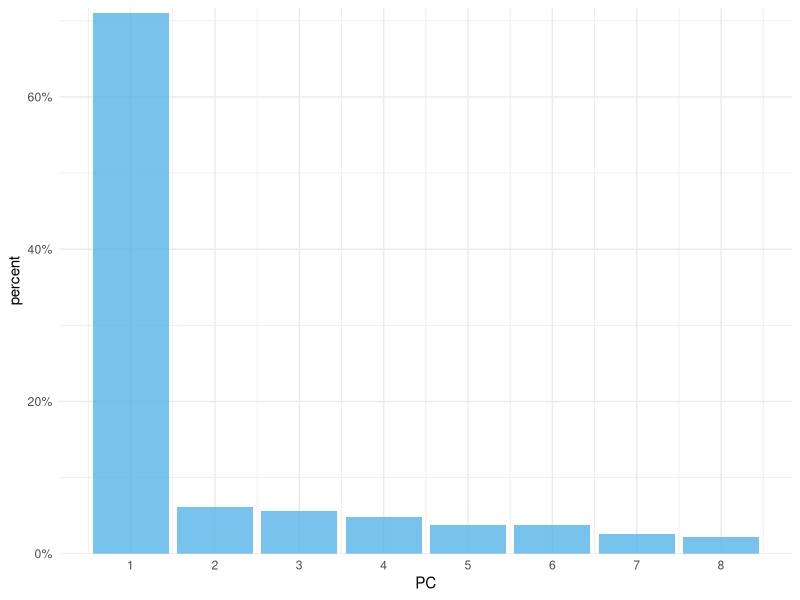
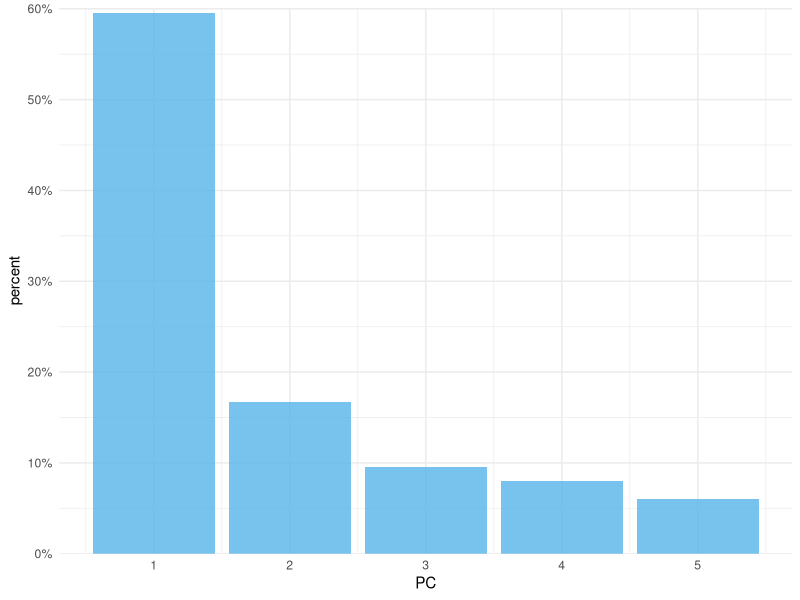

Write the R code that produced these figures, in order.
## ---- chunk 1
# markdown settings
knitr::opts_chunk$set(echo = TRUE)
# loading necesarry packages
library(knitr)
library(rmarkdown)
library(tidyverse)
library(broom)
library(psych)
library(Hmisc)
#loading custom R functions
r_scripts <- list.files("R/", full.names = TRUE)
walk(r_scripts, source)
## ---- chunk 2
processed <- read_tsv("data/boldog_processed.tsv")
## ---- chunk 3
skimr::skim(processed) %>% 
  kable()
## ---- chunk 4
diener_data <- dplyr::select(processed, contains("diener"))
## ---- chunk 5
pca <- 
  diener_data %>% 
  prcomp(scale = TRUE, center = TRUE)

summary(pca)
## ---- chunk 6
pca %>%
  tidy(matrix = "eigenvalues") %>% 
  ggplot(aes(PC, percent)) +
  geom_col(fill = "#56B4E9", alpha = 0.8) +
  scale_x_continuous(breaks = 1:8) +
  scale_y_continuous(
    labels = scales::percent_format(),
    expand = expansion(mult = c(0, 0.01))
  ) +
  theme_minimal()
## ---- chunk 7
met_subscales <- c("jollet", "savor", "a_vhat", "onreg", "rezil")

met_data <- dplyr::select(processed, all_of(met_subscales))
## ---- chunk 8
pca_met <- 
  met_data %>% 
  prcomp(scale = TRUE, center = TRUE)

summary(pca_met)
## ---- chunk 9
pca_met %>%
  tidy(matrix = "eigenvalues") %>% 
  ggplot(aes(PC, percent)) +
  geom_col(fill = "#56B4E9", alpha = 0.8) +
  scale_x_continuous(breaks = 1:5) +
  scale_y_continuous(
    labels = scales::percent_format(),
    expand = expansion(mult = c(0, 0.01))
  ) +
  theme_minimal()
## ---- chunk 10
pca_met_varimax <- psych::principal(met_data, rotate = "varimax", nfactors = 3, scores = TRUE)
## ---- chunk 11
pca_met_varimax$value
## ---- chunk 12
pca_met_varimax
## ---- chunk 13
pca_met_promax <- psych::principal(met_data, rotate = "promax", nfactors = 3, scores = TRUE)
## ---- chunk 14
pca_met_promax
## ---- chunk 15
scores <- factor.scores(met_data, pca_met_promax)

scores <- as.data.frame(scores$scores)
## ---- chunk 16
perma_vars <- c("p_poz_erz", "p_elmely", "p_poz_kapc", "p_ert_cel", "p_telj", "p_boldog", "p_egeszs", "p_neg_erz", "p_magany")

processed_scores <- 
  processed %>% 
  bind_cols(., scores) %>% 
  select(RC1, RC2, RC3, all_of(perma_vars))
## ---- chunk 17
corr_matrix <- rcorr(as.matrix(processed_scores))

corr_matrix$r
